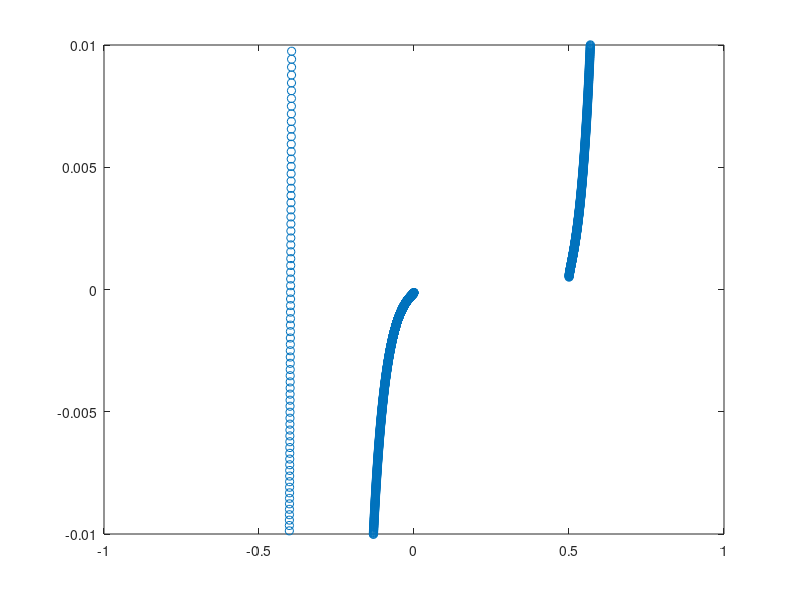

Write MATLAB code to recreate this figure.
% optimize symplectic scheme with n=4

% lambda --> x
x=[-1:0.0001:1]';
% eq 16 of Omelyan et al (2002)
k= find(2*x.*(-1+8*x-24*x.^2+24*x.^3)>=0);
x=x(k);
% can be + or - in front of sqrt:
chi = (4*x-8*x.^2 - sqrt(2*x.*(-1+8*x-24*x.^2+24*x.^3))) ...
      ./ (12*x-96*x.^3+96*x.^4 );
xi = 1/6-4*x.^2 .*chi;

% our gamma_2 is = their -gamma_5
g2 = -( 1/120-x.*chi.*(1/6-x/2.*(1/6+chi/2-chi.^2-chi.*xi-xi+xi.^2)-chi/6+chi.*xi/2-5*xi/6+xi.^2) ...
     -xi/16 +7*xi.^2/48 -xi.^3/8) ;

% our gamma_4 is = their -gamma_2
g4 = -(1/480-x.*chi/2 .*(1/12-x/6+x.^2.*chi+x.*xi-chi/12-xi/6)-xi.^2/24);

plot(x,g4-g2, 'o')
axis([-inf inf -0.01 0.01])
